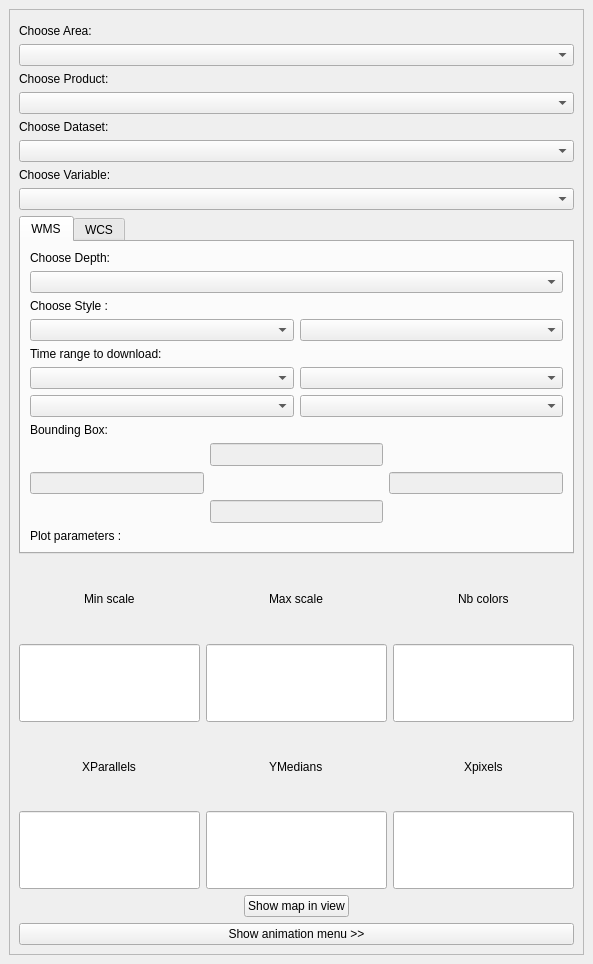
<?xml version="1.0" encoding="UTF-8"?>
<ui version="4.0">
 <class>THREDDSViewer</class>
 <widget class="QDockWidget" name="THREDDSViewer">
  <property name="geometry">
   <rect>
    <x>0</x>
    <y>0</y>
    <width>593</width>
    <height>964</height>
   </rect>
  </property>
  <property name="minimumSize">
   <size>
    <width>98</width>
    <height>118</height>
   </size>
  </property>
  <property name="floating">
   <bool>true</bool>
  </property>
  <property name="windowTitle">
   <string>THREDDS Explorer</string>
  </property>
  <widget class="QWidget" name="dockWidgetContents">
   <layout class="QVBoxLayout" name="verticalLayout_2">
    <item>
     <widget class="QScrollArea" name="scrollArea">
      <property name="enabled">
       <bool>true</bool>
      </property>
      <property name="sizePolicy">
       <sizepolicy hsizetype="Expanding" vsizetype="Ignored">
        <horstretch>0</horstretch>
        <verstretch>0</verstretch>
       </sizepolicy>
      </property>
      <property name="font">
       <font>
        <kerning>true</kerning>
       </font>
      </property>
      <property name="widgetResizable">
       <bool>true</bool>
      </property>
      <widget class="QWidget" name="scrollAreaWidgetContents_7">
       <property name="geometry">
        <rect>
         <x>0</x>
         <y>0</y>
         <width>573</width>
         <height>919</height>
        </rect>
       </property>
       <layout class="QGridLayout" name="gridLayout_2">
        <item row="1" column="0">
         <layout class="QGridLayout" name="gridLayout">
          <item row="6" column="0">
           <widget class="QComboBox" name="combo_dataset_list"/>
          </item>
          <item row="5" column="0">
           <widget class="QLabel" name="label_dataset">
            <property name="text">
             <string>Choose Dataset:</string>
            </property>
           </widget>
          </item>
          <item row="3" column="0">
           <widget class="QLabel" name="label_product">
            <property name="text">
             <string>Choose Product:</string>
            </property>
           </widget>
          </item>
          <item row="4" column="0">
           <widget class="QComboBox" name="combo_product_list"/>
          </item>
          <item row="0" column="0">
           <layout class="QHBoxLayout" name="horizontalLayout">
            <property name="bottomMargin">
             <number>5</number>
            </property>
           </layout>
          </item>
          <item row="2" column="0">
           <widget class="QComboBox" name="combo_area_list"/>
          </item>
          <item row="1" column="0">
           <widget class="QLabel" name="label_area">
            <property name="text">
             <string>Choose Area:</string>
            </property>
           </widget>
          </item>
          <item row="8" column="0">
           <layout class="QVBoxLayout" name="verticalLayout">
            <item>
             <widget class="QLabel" name="label_variable">
              <property name="text">
               <string>Choose Variable:</string>
              </property>
             </widget>
            </item>
            <item>
             <widget class="QComboBox" name="combo_variable_list"/>
            </item>
            <item>
             <widget class="QTabWidget" name="tabWidget">
              <property name="minimumSize">
               <size>
                <width>0</width>
                <height>300</height>
               </size>
              </property>
              <property name="maximumSize">
               <size>
                <width>10000</width>
                <height>500</height>
               </size>
              </property>
              <property name="currentIndex">
               <number>0</number>
              </property>
              <widget class="QWidget" name="tab_WMS">
               <attribute name="title">
                <string>WMS</string>
               </attribute>
               <layout class="QGridLayout" name="gridLayout_4">
                <item row="0" column="0">
                 <layout class="QVBoxLayout" name="tab_WMS_layout">
                  <item>
                   <widget class="QLabel" name="label_depth">
                    <property name="sizePolicy">
                     <sizepolicy hsizetype="Minimum" vsizetype="Fixed">
                      <horstretch>0</horstretch>
                      <verstretch>0</verstretch>
                     </sizepolicy>
                    </property>
                    <property name="text">
                     <string>Choose Depth:</string>
                    </property>
                   </widget>
                  </item>
                  <item>
                   <widget class="QComboBox" name="combo_wms_layer_depth"/>
                  </item>
                  <item>
                   <layout class="QGridLayout" name="gridLayout_5">
                    <item row="1" column="1">
                     <widget class="QComboBox" name="combo_proj">
                      <property name="sizePolicy">
                       <sizepolicy hsizetype="Expanding" vsizetype="Fixed">
                        <horstretch>0</horstretch>
                        <verstretch>0</verstretch>
                       </sizepolicy>
                      </property>
                     </widget>
                    </item>
                    <item row="0" column="0">
                     <widget class="QLabel" name="label_style">
                      <property name="sizePolicy">
                       <sizepolicy hsizetype="Minimum" vsizetype="Fixed">
                        <horstretch>0</horstretch>
                        <verstretch>0</verstretch>
                       </sizepolicy>
                      </property>
                      <property name="text">
                       <string>Choose Style :</string>
                      </property>
                     </widget>
                    </item>
                    <item row="1" column="0">
                     <widget class="QComboBox" name="combo_colorbar">
                      <property name="sizePolicy">
                       <sizepolicy hsizetype="Expanding" vsizetype="Fixed">
                        <horstretch>0</horstretch>
                        <verstretch>0</verstretch>
                       </sizepolicy>
                      </property>
                     </widget>
                    </item>
                   </layout>
                  </item>
                  <item>
                   <widget class="QLabel" name="WMSLabelTimeRange">
                    <property name="sizePolicy">
                     <sizepolicy hsizetype="Preferred" vsizetype="Fixed">
                      <horstretch>0</horstretch>
                      <verstretch>0</verstretch>
                     </sizepolicy>
                    </property>
                    <property name="text">
                     <string>Time range to download:</string>
                    </property>
                   </widget>
                  </item>
                  <item>
                   <layout class="QGridLayout" name="layout_time">
                    <property name="sizeConstraint">
                     <enum>QLayout::SetDefaultConstraint</enum>
                    </property>
                    <property name="spacing">
                     <number>6</number>
                    </property>
                    <item row="1" column="0">
                     <widget class="QComboBox" name="combo_wms_time_last_d"/>
                    </item>
                    <item row="1" column="1">
                     <widget class="QComboBox" name="combo_wms_time_last_h"/>
                    </item>
                    <item row="0" column="0">
                     <widget class="QComboBox" name="combo_wms_time_first_d">
                      <property name="sizePolicy">
                       <sizepolicy hsizetype="Expanding" vsizetype="Fixed">
                        <horstretch>0</horstretch>
                        <verstretch>0</verstretch>
                       </sizepolicy>
                      </property>
                     </widget>
                    </item>
                    <item row="0" column="1">
                     <widget class="QComboBox" name="combo_wms_time_first_h">
                      <property name="sizePolicy">
                       <sizepolicy hsizetype="Expanding" vsizetype="Fixed">
                        <horstretch>0</horstretch>
                        <verstretch>0</verstretch>
                       </sizepolicy>
                      </property>
                      <property name="toolTip">
                       <string>Last time value to download for this layer
(If set, will download all the layers between the first and last times)</string>
                      </property>
                     </widget>
                    </item>
                   </layout>
                  </item>
                  <item>
                   <widget class="QLabel" name="label">
                    <property name="sizePolicy">
                     <sizepolicy hsizetype="Preferred" vsizetype="Fixed">
                      <horstretch>0</horstretch>
                      <verstretch>0</verstretch>
                     </sizepolicy>
                    </property>
                    <property name="text">
                     <string>Bounding Box:</string>
                    </property>
                   </widget>
                  </item>
                  <item>
                   <layout class="QGridLayout" name="WMS_Bounds">
                    <property name="sizeConstraint">
                     <enum>QLayout::SetDefaultConstraint</enum>
                    </property>
                    <item row="1" column="0">
                     <widget class="QLineEdit" name="WMS_westBound">
                      <property name="enabled">
                       <bool>false</bool>
                      </property>
                      <property name="sizePolicy">
                       <sizepolicy hsizetype="Expanding" vsizetype="Expanding">
                        <horstretch>0</horstretch>
                        <verstretch>0</verstretch>
                       </sizepolicy>
                      </property>
                      <property name="minimumSize">
                       <size>
                        <width>171</width>
                        <height>9</height>
                       </size>
                      </property>
                     </widget>
                    </item>
                    <item row="0" column="1">
                     <widget class="QLineEdit" name="WMS_northBound">
                      <property name="enabled">
                       <bool>false</bool>
                      </property>
                      <property name="sizePolicy">
                       <sizepolicy hsizetype="Expanding" vsizetype="Expanding">
                        <horstretch>0</horstretch>
                        <verstretch>0</verstretch>
                       </sizepolicy>
                      </property>
                     </widget>
                    </item>
                    <item row="2" column="1">
                     <widget class="QLineEdit" name="WMS_southBound">
                      <property name="enabled">
                       <bool>false</bool>
                      </property>
                      <property name="sizePolicy">
                       <sizepolicy hsizetype="Expanding" vsizetype="Expanding">
                        <horstretch>0</horstretch>
                        <verstretch>0</verstretch>
                       </sizepolicy>
                      </property>
                     </widget>
                    </item>
                    <item row="1" column="1">
                     <widget class="QLabel" name="WMS_northLabel">
                      <property name="text">
                       <string/>
                      </property>
                     </widget>
                    </item>
                    <item row="1" column="2">
                     <widget class="QLineEdit" name="WMS_eastBound">
                      <property name="enabled">
                       <bool>false</bool>
                      </property>
                      <property name="sizePolicy">
                       <sizepolicy hsizetype="Expanding" vsizetype="Expanding">
                        <horstretch>0</horstretch>
                        <verstretch>0</verstretch>
                       </sizepolicy>
                      </property>
                     </widget>
                    </item>
                   </layout>
                  </item>
                 </layout>
                </item>
                <item row="1" column="0">
                 <widget class="QLabel" name="label_2">
                  <property name="text">
                   <string>Plot parameters :</string>
                  </property>
                 </widget>
                </item>
               </layout>
              </widget>
              <widget class="QWidget" name="tab_WCS">
               <attribute name="title">
                <string>WCS</string>
               </attribute>
               <layout class="QGridLayout" name="gridLayout_6">
                <item row="0" column="0">
                 <layout class="QVBoxLayout" name="tab_WCS_layout">
                  <item>
                   <widget class="QComboBox" name="combo_wcs_coverage"/>
                  </item>
                  <item>
                   <widget class="QLabel" name="WCSLabelTimeRange">
                    <property name="maximumSize">
                     <size>
                      <width>16777215</width>
                      <height>25</height>
                     </size>
                    </property>
                    <property name="text">
                     <string>Time range to download:</string>
                    </property>
                   </widget>
                  </item>
                  <item>
                   <widget class="QComboBox" name="combo_wcs_time">
                    <property name="toolTip">
                     <string>First time value to download for this layer</string>
                    </property>
                   </widget>
                  </item>
                  <item>
                   <widget class="QComboBox" name="combo_wcs_time_last">
                    <property name="toolTip">
                     <string>Last time value to download for this layer
(If set, will download all the layers between the first and last times)</string>
                    </property>
                   </widget>
                  </item>
                  <item>
                   <widget class="QLabel" name="WCSBoundingBoxInfo">
                    <property name="text">
                     <string>No bounding box info available</string>
                    </property>
                   </widget>
                  </item>
                  <item>
                   <layout class="QGridLayout" name="WCS_Bounds">
                    <item row="2" column="1">
                     <widget class="QLineEdit" name="WCS_southBound"/>
                    </item>
                    <item row="0" column="1">
                     <widget class="QLineEdit" name="WCS_northBound"/>
                    </item>
                    <item row="1" column="0">
                     <widget class="QLineEdit" name="WCS_westBound"/>
                    </item>
                    <item row="1" column="2">
                     <widget class="QLineEdit" name="WCS_eastBound"/>
                    </item>
                   </layout>
                  </item>
                 </layout>
                </item>
               </layout>
              </widget>
             </widget>
            </item>
            <item>
             <layout class="QGridLayout" name="gridLayout_3">
              <item row="10" column="3">
               <widget class="QLineEdit" name="lineEdit">
                <property name="sizePolicy">
                 <sizepolicy hsizetype="Expanding" vsizetype="Expanding">
                  <horstretch>0</horstretch>
                  <verstretch>0</verstretch>
                 </sizepolicy>
                </property>
               </widget>
              </item>
              <item row="9" column="1" alignment="Qt::AlignHCenter">
               <widget class="QLabel" name="label_4">
                <property name="sizePolicy">
                 <sizepolicy hsizetype="Expanding" vsizetype="Expanding">
                  <horstretch>0</horstretch>
                  <verstretch>0</verstretch>
                 </sizepolicy>
                </property>
                <property name="text">
                 <string>Max scale</string>
                </property>
               </widget>
              </item>
              <item row="9" column="0" alignment="Qt::AlignHCenter">
               <widget class="QLabel" name="label_3">
                <property name="sizePolicy">
                 <sizepolicy hsizetype="Expanding" vsizetype="Expanding">
                  <horstretch>0</horstretch>
                  <verstretch>0</verstretch>
                 </sizepolicy>
                </property>
                <property name="text">
                 <string>Min scale</string>
                </property>
               </widget>
              </item>
              <item row="10" column="0">
               <widget class="QLineEdit" name="button">
                <property name="sizePolicy">
                 <sizepolicy hsizetype="Expanding" vsizetype="Expanding">
                  <horstretch>0</horstretch>
                  <verstretch>0</verstretch>
                 </sizepolicy>
                </property>
               </widget>
              </item>
              <item row="9" column="3" alignment="Qt::AlignHCenter">
               <widget class="QLabel" name="label_5">
                <property name="text">
                 <string>Nb colors</string>
                </property>
               </widget>
              </item>
              <item row="10" column="1">
               <widget class="QLineEdit" name="lineEdit_3">
                <property name="sizePolicy">
                 <sizepolicy hsizetype="Expanding" vsizetype="Expanding">
                  <horstretch>0</horstretch>
                  <verstretch>0</verstretch>
                 </sizepolicy>
                </property>
               </widget>
              </item>
              <item row="11" column="0" alignment="Qt::AlignHCenter">
               <widget class="QLabel" name="label_6">
                <property name="sizePolicy">
                 <sizepolicy hsizetype="Expanding" vsizetype="Expanding">
                  <horstretch>0</horstretch>
                  <verstretch>0</verstretch>
                 </sizepolicy>
                </property>
                <property name="text">
                 <string>XParallels</string>
                </property>
               </widget>
              </item>
              <item row="11" column="1" alignment="Qt::AlignHCenter">
               <widget class="QLabel" name="label_7">
                <property name="sizePolicy">
                 <sizepolicy hsizetype="Expanding" vsizetype="Expanding">
                  <horstretch>0</horstretch>
                  <verstretch>0</verstretch>
                 </sizepolicy>
                </property>
                <property name="text">
                 <string>YMedians</string>
                </property>
               </widget>
              </item>
              <item row="11" column="3" alignment="Qt::AlignHCenter">
               <widget class="QLabel" name="label_8">
                <property name="sizePolicy">
                 <sizepolicy hsizetype="Expanding" vsizetype="Expanding">
                  <horstretch>0</horstretch>
                  <verstretch>0</verstretch>
                 </sizepolicy>
                </property>
                <property name="text">
                 <string>Xpixels</string>
                </property>
               </widget>
              </item>
              <item row="12" column="0">
               <widget class="QLineEdit" name="lineEdit_2">
                <property name="sizePolicy">
                 <sizepolicy hsizetype="Expanding" vsizetype="Expanding">
                  <horstretch>0</horstretch>
                  <verstretch>0</verstretch>
                 </sizepolicy>
                </property>
               </widget>
              </item>
              <item row="12" column="1">
               <widget class="QLineEdit" name="lineEdit_4">
                <property name="enabled">
                 <bool>true</bool>
                </property>
                <property name="sizePolicy">
                 <sizepolicy hsizetype="Expanding" vsizetype="Expanding">
                  <horstretch>0</horstretch>
                  <verstretch>0</verstretch>
                 </sizepolicy>
                </property>
                <property name="maximumSize">
                 <size>
                  <width>16777215</width>
                  <height>16777197</height>
                 </size>
                </property>
               </widget>
              </item>
              <item row="12" column="3">
               <widget class="QLineEdit" name="lineEdit_5">
                <property name="sizePolicy">
                 <sizepolicy hsizetype="Expanding" vsizetype="Expanding">
                  <horstretch>0</horstretch>
                  <verstretch>0</verstretch>
                 </sizepolicy>
                </property>
               </widget>
              </item>
             </layout>
            </item>
            <item alignment="Qt::AlignHCenter|Qt::AlignVCenter">
             <widget class="QPushButton" name="button_req_map">
              <property name="enabled">
               <bool>true</bool>
              </property>
              <property name="sizePolicy">
               <sizepolicy hsizetype="Minimum" vsizetype="Expanding">
                <horstretch>0</horstretch>
                <verstretch>0</verstretch>
               </sizepolicy>
              </property>
              <property name="maximumSize">
               <size>
                <width>256</width>
                <height>32</height>
               </size>
              </property>
              <property name="text">
               <string>Show map in view</string>
              </property>
             </widget>
            </item>
            <item>
             <widget class="QPushButton" name="button_req_animation">
              <property name="text">
               <string>Show animation menu &gt;&gt;</string>
              </property>
             </widget>
            </item>
           </layout>
          </item>
         </layout>
        </item>
       </layout>
      </widget>
     </widget>
    </item>
   </layout>
  </widget>
 </widget>
 <resources/>
 <connections/>
</ui>
